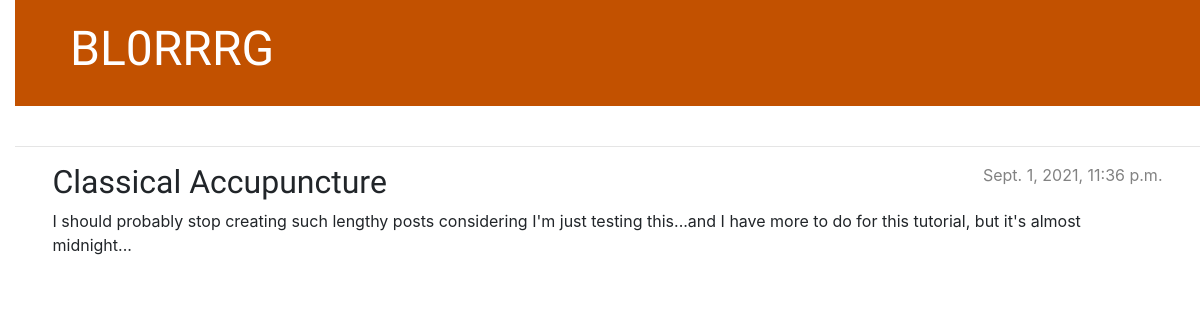
The app's page /post/4/ with its own data.
### blog/models.py (models this page shows, shortened)
class Post(models.Model):
    author = models.ForeignKey(settings.AUTH_USER_MODEL, on_delete=models.CASCADE)
    title = models.CharField(max_length=200)
    text = models.TextField()
    created_date = models.DateTimeField(default=timezone.now)
    published_date = models.DateTimeField(blank= True, null=True)

### blog/views.py (the view)
# urls.py: path('post/<int:pk>/', views.post_detail, name='post_detail'),
def post_detail(request, pk):
    post = get_object_or_404(Post, pk=pk)
    return render(request, 'blog/post_detail.html', {'post': post})

### blog/templates/blog/post_detail.html (shortened to what this page needs)
{% extends 'blog/base.html' %}
{% block content %}
    <article class="post">
        {% if post.published_date %}
            <time class="date">
                {{ post.published_date }}
            </time>
        {% endif %}
        <h2>{{ post.title }}</h2>
        <p>{{ post.text|linebreaksbr }}</p>
    </article>
{% endblock %}

### blog/static/css/blog.css (style rules this page uses)
body { padding-left: 15px; }
h1, h2, h3, h4 { font-family: 'Lobster', cursive; }
.date { color: #828282; }
.post { margin-bottom: 70px; }
.post > .date, .post > .actions { float: right; }

### records on screen
Post: published_date "Sept. 1, 2021, 11:36 p.m.", title "Classical Accupuncture", text "I should probably stop creating such lengthy posts considering I'm just testing this...and I have more to do for this tutorial, but it's almost midnight..."
